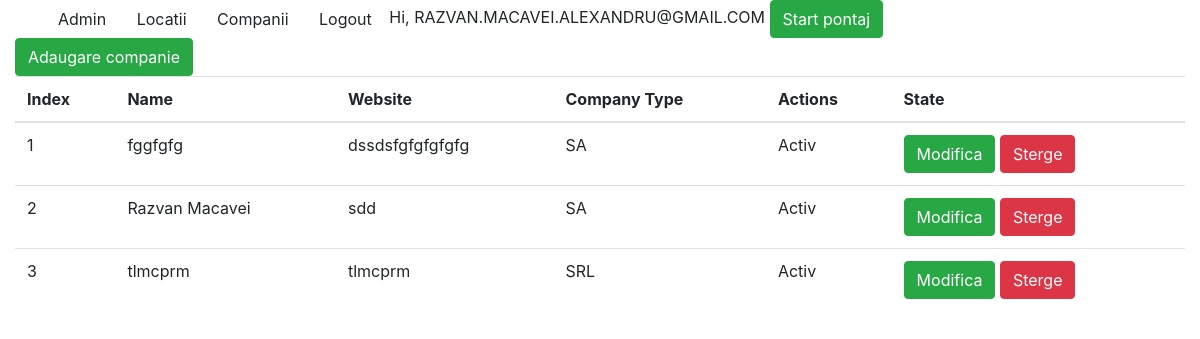
/companies/ (signed in), run on the app's committed database.
### aplicatie2/models.py (models this page shows, shortened)
class Companies(models.Model):
    name = models.CharField(max_length = 100)
    website = models.CharField(max_length = 100)
    company_type = models.CharField(max_length= 10, choices = company_types)
    active = models.BooleanField(default = True)

### aplicatie2/views.py (the view)
# urls.py: path('',views.CompaniesView.as_view(), name = "lista_companii"),
class CompaniesView(LoginRequiredMixin, ListView):
    model = Companies
    template_name = 'aplicatie2/companies_index.html'

### proiect/context_processor.py (called while the page is built)
def is_ready_to_work(request):
    if request.user.is_authenticated:
        if Pontaj.objects.filter(user_id=request.user.id, end_date = None).exists():
            return {'ready_to_work': False}
        return {'ready_to_work': True}
    return {}

### templates/aplicatie2/companies_index.html
{% extends 'base.html' %}
{% block content %}
 <a href = "{% url 'companies:adauga' %}" class = "btn btn-success">Adaugare companie</a>
 <table class="table">
        <thead>
            <tr>
                <th>Index</th>
                <th>Name</th>
                <th>Website</th>
                <th>Company Type</th>
                <th>Actions</th>
                <th>State</th>
            </tr>
        </thead>
        <tbody>
            {% for item in companies_list %}
                <tr>
                    <td>{{ forloop.counter }}</td>
                    <td>{{ item.name }}</td>
                     <td>{{ item.website }}</td>
                    <td>{{ item.company_type }}</td>
                    <td>{% if item.active == 1 %}
                        <span>Activ</span>
                        {% else %}
                        <span>Inactiv</span>
                        {% endif %}
                    </td>
                    <td>
                        <a href="{% url 'companies:modifica' item.id %}" class = "btn btn-success">Modifica</a>
                        {% if item.active == 1 %}
                        <a href="{% url 'companies:sterge' item.id %}" class="btn btn-danger">Sterge</a>
                        {% else %}
                        <a href="{% url 'companies:activeaza' item.id %}" class = "btn btn-info">Activeaza</a>
                        {% endif %}
                    </td>
                </tr>
            {% endfor %}
        </tbody>
    </table>
{% endblock %}

### templates/base.html (shortened to what this page needs)
<html>
<head>
    <link rel = "stylesheet" href = "https://stackpath.bootstrapcdn.com/bootstrap/4.4.1/css/bootstrap.min.css">
</head>
<body>
<div class = "container">
    <div class = "row">
        <div class = "col-md-12">
            <nav>
                <a class = "btn" href="/admin">Admin</a>
                {% if request.user.is_authenticated %}
                    <a class = "btn" href="{% url 'locations:lista_locatii' %}">Locatii</a>
                    <a class = "btn" href="{% url 'companies:lista_companii' %}">Companii</a>
                    <form action="{% url 'logout' %}" method="post" style="display: inline;">
                        <button type="submit" class="btn">Logout</button>
                    </form>
                <span>Hi, {{ request.user.username|upper }}</span>
                {% if ready_to_work is False %}
                <a href = "{% url 'userprofile:stop_pontaj' %}" class = "btn btn-danger"> Oprire pontaj </a>
                    {%  else %}
                <a href = "{% url 'userprofile:start_pontaj' %}" class = "btn btn-success"> Start pontaj </a>
                    {% endif %}
                {% endif %}
            </nav>
        </div>
    </div>
</div>
<div class="col-md-12">
{% block content %}
{% endblock %}
</div>
</body>
</html>

### data on the page
Companies: name "fggfgfg", website "dssdsfgfgfgfgfg", company_type "SA", active "Activ"
Companies: name "Razvan Macavei", website "sdd", company_type "SA", active "Activ"
Companies: name "tlmcprm", website "tlmcprm", company_type "SRL", active "Activ"

### other printed values
{{ request.user.username|upper }} "RAZVAN.MACAVEI.ALEXANDRU@GMAIL.COM"
